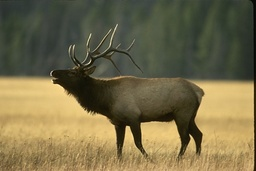
#> input picture images/elk.jpg, 256 x 171 px, shrunk from 481 x 321 before the run
$ jupyter execute canny-detection.ipynb
#> lines starting #> are read from the running program, lines starting #| are printed output that depends on the picture
# Implementation details
This implementation will follow the standard Canny edge detection algorithm:
1. Smooth the image
2. Compute gradients, magnitude, and orientation of the gradient
3. Perform non-maximum suppression
4. Apply hysteresis thresholding

# Ingest image
Read a grascale image and store it in a matrix $I$

[cell 1]
import cv2
import numpy as np
import matplotlib.pyplot as plt

# Load image as a 2D grayscale, store floats
img_path = 'images/elk.jpg'
I = cv2.imread(img_path, cv2.IMREAD_GRAYSCALE)
#> I: shape (171, 256); min 5, max 234, mean 106.6
I = I.astype(np.float64)

# Output basic info
print(I.dtype)
#| float64
print(I)
#> (printed output is left out)

# Display with matplotlib
plt.imshow(I, cmap='gray', vmin=0, vmax=255)
plt.axis('off')
plt.show()

# Construct the Gaussian derivative

Pre-differentiating the Gaussian offers significant speed improvements.

These calculations provide a single filter kernel that can be convolved with the image.

## Why pre-differentiate?

Smoothing with a Gaussian $G$ and then differentiating is the same as convolving once with the derivative of the Gaussian:

$$
\frac{\partial}{\partial x}\,(G * I) \;=\; \left(\frac{\partial G}{\partial x}\right) * I
$$

So instead of two passes (blur, then differentiate), we build one kernel $\frac{\partial G}{\partial x}$ ahead of time and apply it once.

## Step 1: Sample positions

The Gaussian never reaches zero, so we truncate at $3\sigma$:

$$
r = \lceil 3\sigma \rceil, \qquad x \in \{-r, -r+1, \dots, 0, \dots, r-1, r\}
$$

The kernel has $2r + 1$ elements (7 when $\sigma = 1$).

## Step 2: Gaussian kernel

$$
G_{\text{raw}}(x) = \exp\!\left(-\frac{x^2}{2\sigma^2}\right)
$$

We normalize numerically so the weights sum to 1 (a true weighted average, so brightness is preserved):

$$
G(x) = \frac{G_{\text{raw}}(x)}{\sum_{k=-r}^{r} G_{\text{raw}}(k)}, \qquad \sum_{x} G(x) = 1
$$

## Step 3: Derivative kernel

Differentiating the Gaussian with the chain rule:

$$
\frac{d}{dx}\exp\!\left(-\frac{x^2}{2\sigma^2}\right)
= -\frac{x}{\sigma^2}\exp\!\left(-\frac{x^2}{2\sigma^2}\right)
$$

so, reusing the normalized $G$:

$$
\frac{dG}{dx}(x) = -\frac{x}{\sigma^2}\,G(x)
$$

## Step 4: Applying along each axis

The same 1D coefficients are used for both directions. The 2D Gaussian is separable, $G(x,y) = G(x)\,G(y)$, so:

$$
I_x = I * \left(\frac{dG}{dx}\ \text{along } x,\ \ G\ \text{along } y\right), \qquad
I_y = I * \left(G\ \text{along } x,\ \ \frac{dG}{dy}\ \text{along } y\right)
$$

Two 1D passes cost $O(N)$ per pixel instead of $O(N^2)$ for a full 2D kernel.

[cell 2]
sigma = 1.0
kernel_radius = int(np.ceil(3 * sigma))
# Generate numpy array within the kernel radius
x = np.arange(-kernel_radius, kernel_radius+1, dtype=np.float64)

# Normalize Gaussian kernel
G = np.exp(-x**2 / (2 * sigma**2))
G /= G.sum()

# Use the differentiated Gaussian
# G(x,y) = G(x)G(y), so the same 1D arrays serve both axes:
#   Ix: dG along x, G along y
#   Iy: dG along y, G along x
dG = -(x / sigma**2) * G


def convolve(image, kernel, axis):
    """
    Convolve a 2D image with a 1D kernel along a specified axis
      axis = 0 -> vertical   (neighbors above/below, same column)
      axis = 1 -> horizontal (neighbors left/right, same row)
    """
#> called with kernel = array of shape (7,), axis = 0
    height, width = image.shape
#> height = 171; width = 256
    kernel_length = len(kernel)
    kernel_radius = kernel_length // 2

    # Pad the borders
    # Pixels near the edge need neighbors that don't exist
    if axis == 0:
        padding = [(kernel_radius, kernel_radius), (0, 0)]
    else:
        padding = [(0, 0), (kernel_radius, kernel_radius)]

    padded = np.pad(image, padding, mode="reflect")

    # Flip the kernel to perform convolution
    flipped_kernel = kernel[ : : -1]

    result = np.zeros((height, width), dtype=np.float64)

    for k in range(kernel_length):
        weight = flipped_kernel[k]

        if axis == 0:
            shifted_image = padded[k : k + height, :]
        else:
            shifted_image = padded[:, k : k + width]

        # For each pixel, store weight * neighbor at this offset
        result += weight * shifted_image

    return result


# Vertical smoothing
Ix = convolve(I, G, axis=0)
# Horizontal smoothing
Iy = convolve(I, G, axis=1)
# Horizontal derivative
Ix_prime = convolve(Ix, dG, axis=1)
#> call 3 of convolve, with kernel = array of shape (7,), axis = 1
#> after the loop in convolve (call 3), `for k in range(kernel_length):`:
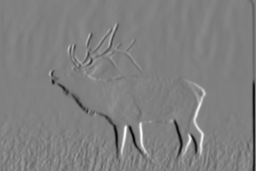
#> result: shape (171, 256) float64; min -67.29, max 66.46, mean -0.3; drawn with min black and max white
# Vertical derivative
Iy_prime = convolve(Iy, dG, axis=0)
#> call 4 of convolve, with kernel = array of shape (7,), axis = 0
#> in convolve (call 4), `padded = np.pad(image, padding, mode="reflect")`:
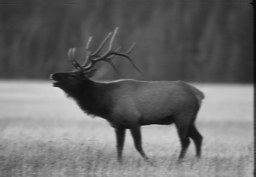
#> padded: shape (177, 256) float64; min 10.87, max 220.7, mean 106.6
#> the loop in convolve (call 4), `for k in range(kernel_length):` made 7 passes
#> pass 1, in convolve (call 4), `shifted_image = padded[k : k + height, :]`:
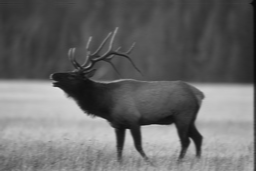
#> shifted_image: shape (171, 256) float64; min 10.87, max 220.7, mean 105.1
#> pass 1, in convolve (call 4), `result += weight * shifted_image`:
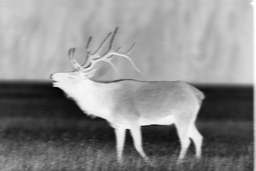
#> result: shape (171, 256) float64; min -2.94, max -0.145, mean -1.4; drawn with min black and max white
#> after the loop in convolve (call 4), `for k in range(kernel_length):`:
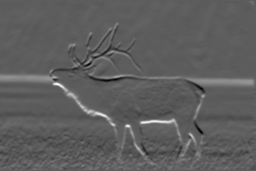
#> result: shape (171, 256) float64; min -38.57, max 66.96, mean 0.5; drawn with min black and max white


# Plotting
fig, axes = plt.subplots(1, 3, figsize=(15, 5))

axes[0].imshow(I, cmap="gray", vmin=0, vmax=255)
axes[0].set_title("Original")
limit = max(np.abs(Ix_prime).max(), np.abs(Iy_prime).max())
#> limit = 67.29
axes[1].imshow(Ix_prime, cmap="gray", vmin=-limit, vmax=limit)
axes[1].set_title("Horizontal gradient")
axes[2].imshow(Iy_prime, cmap="gray", vmin=-limit, vmax=limit)
axes[2].set_title("Vertical gradient")

for ax in axes:
    ax.axis("off")

plt.tight_layout()
plt.show()

# Gradient magnitude

From the steps above, the gradient magnitude and direction used by Canny are then:
$$
|\nabla I| = \sqrt{I_x^2 + I_y^2}, \qquad \theta = \operatorname{atan2}(I_y,\, I_x)
$$

[cell 3]
# Gradient magnitude
M = np.hypot(Ix_prime, Iy_prime)

# Orientation
theta = np.arctan2(Iy_prime, Ix_prime)
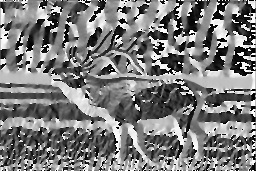
#> theta: shape (171, 256) float64; min -3.14, max 3.14, mean -0.0789; drawn with min black and max white

plt.imshow(M, cmap='gray', vmin=0)
plt.title('Gradient magnitude')
plt.axis('off')
plt.show()

# Non-maximum suppression
The goal here is to remove false-positive edge locations from the image. The technique essentially makes edge boundaries thinner.

Some key pointers:
- The gradient is perpendicular to the edge.
- Compare magnitudes on either side in that direction.
- Suppres the center unless it is a strict maximum.
- Interpolation handles position between pixels.

I used interpolation here for more accurate gradient direction handling. I could have otherwise rounded to a couple directions.

[cell 4]
def bilinear(image, y, x):
    """
    Approximates the value at a certain point in a grid
    Samples 4 coordinates with known values
    Takes a weighted average of the 4 surrounding points
    """
    height, width = image.shape

    # Known points: (x0, y0), (x0, y1), (x1, y0), (x1, y1)
    x0 = np.floor(x).astype(np.intp)
    y0 = np.floor(y).astype(np.intp)
    x1 = min(x0 + 1, width -1)
    y1 = min(y0 + 1, height - 1)

    right_weight = x - x0
    bottom_weight = y - y0
    left_weight = 1 - right_weight
    top_weight = 1 - bottom_weight

    return (
        top_weight * left_weight * image[y0, x0]
        + top_weight * right_weight * image[y0, x1]
        + bottom_weight * left_weight * image[y1, x0]
        + bottom_weight * right_weight * image[y1, x1]
    )

def non_maximum_suppression(M, theta):
    """
    Keep strict local maxima along the gradient
    Leave borders zero
    """

    height, width = M.shape
#> height = 171; width = 256

    # Initialized with all pixels suppressed
    suppressed = np.zeros_like(M)

    # Skip borders to compare within the image
    for y in range(1, height - 1):
        for x in range(1, width - 1):
            # Convert angle into horizontal and vertical direction offsets
            dx = np.cos(theta[y, x])
            dy = np.sin(theta[y, x])

            # Extend the direction until its largest component is a single pixel
            scale = max(abs(dx), abs(dy))
            dx /= scale
            dy /= scale

            # Estimate magnitudes on both sides along the gradient direction
            # Bilinear interpolation handles points between point centers
            forward = bilinear(M, y + dy, x + dx)
            backward = bilinear(M, y - dy, x - dx)

            # Keep the center only if it is stronger than both comparisons
            if M[y, x] >= forward and M[y, x] > backward:
                suppressed[y, x] = M[y, x]
#> this loop made 169 passes
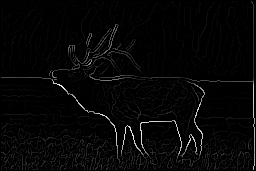
#> suppressed: shape (171, 256) float64; min 0, max 72.6, mean 1.8; drawn with min black and max white

    return suppressed


N = non_maximum_suppression(M, theta)

# Hysteresis thresholding
Start from every strong pixel.

Follow chains of neighboring pixels that meet the low threshold.

Weak pixels disconnected from strong pixels are discarded.

[cell 5]
def hysteresis(N, low, high):
    """
    Keep 8-connected candidate regions containing a strong pixel
    N is magnitude image after non-maximum suppression
    low and high define the threshold to consider a pixel an edge pixel
    """
#> called with low = 7.26, high = 14.52
    if 0 < low < high:
        # Select possible edge pixels, at or above lower bound
        candidates = (N >= low).astype(np.uint8)
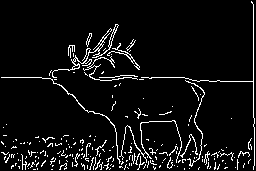
#> candidates: shape (171, 256); values 0 (black) and 1 (white), 6.2% white in thin lines or dots

        # Assign each connected region a label, label 0 is reserved for background
        count, labels = cv2.connectedComponents(candidates, connectivity=8)
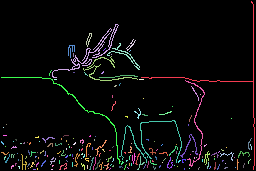
#> labels: shape (171, 256) int32; 213 distinct labels, from 0 to 212; one colour per label, 0 black

        # Identify regions containing at least one strong pixel
        strong_labels = np.unique(labels[N >= high])

        # Create a lookup table of accepted groups
        keep = np.zeros(count, dtype=bool)
        keep[strong_labels] = True

        # Map retained region labels back to a binary edge image
        return keep[labels]
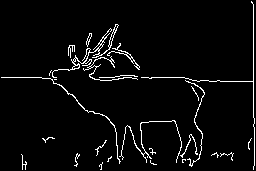
#> returned value: shape (171, 256) bool; 4% white in thin lines or dots

    else:
        raise ValueError("Requires 0 < low < high")

# Check that magnitudes remain after non-max suppression
if N.max() > 0:
    # Set high threshold to 20% of the max magnitude
    high = 0.20 * N.max()
    # Set low threshold to 10% of the maximum magnitude
    low = 0.50 * high
    edges = hysteresis(N, low, high)
# Return an empty edge map when all responses are zero
else:
    edges = np.zeros_like(N, dtype=bool)

# Display progression

[cell 6]
fig, axes = plt.subplots(1, 3, figsize=(15, 5))

for ax, image, title in zip(
    axes,
    [M, N, edges],
    ["Gradient magnitude", "Non-maximum suppression", "Final Canny edges"],
):
    ax.imshow(image, cmap="gray", vmin=0,
              vmax=1 if image.dtype == bool else M.max())
    ax.set_title(title)
    ax.axis("off")
#> this loop made 3 passes
#> title on passes 1 to 3: 'Gradient magnitude', 'Non-maximum suppression', 'Final Canny edges'

plt.tight_layout()
plt.show()

$ run again, with images/flowers.jpg copied over images/elk.jpg
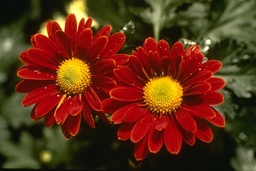
#> input picture images/flowers.jpg, 256 x 171 px, shrunk from 481 x 321 before the run
#| float64
#> (printed output is left out)
#> padded: shape (171, 262) float64
#> padded: shape (177, 256) float64
#> after the loop in convolve (call 4), `for k in range(kernel_length):`:
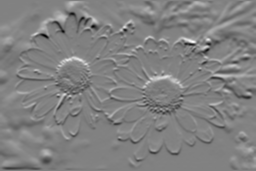
#> result: shape (171, 256) float64; min -57.72, max 55.79, mean -0.2; drawn with min black and max white
#> limit = 65
#> the loop in non_maximum_suppression, `for y in range(1, height - 1):` made 169 passes
#> candidates: shape (171, 256); values 0 (black) and 1 (white), 12.7% white in thin lines or dots
#> labels: shape (171, 256) int32; 332 distinct labels, from 0 to 331
#> in hysteresis, `return keep[labels]`:
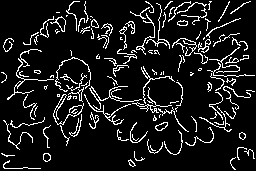
#> returned value: shape (171, 256) bool; 10.4% white in thin lines or dots
#> the loop `for ax, image, title in zip( axes, [M, N, edges], ["Gradient magnitude..` made 3 passes
#> title on passes 1 to 3: 'Gradient magnitude', 'Non-maximum suppression', 'Final Canny edges'

$ run again, with images/umbrellas.jpg copied over images/elk.jpg
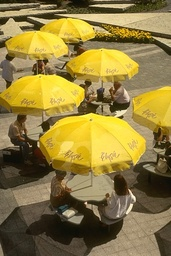
#> input picture images/umbrellas.jpg, 171 x 256 px, shrunk from 321 x 481 before the run
#| float64
#> (printed output is left out)
#> padded: shape (256, 177) float64
#> padded: shape (262, 171) float64
#> limit = 65.59
#> the loop in non_maximum_suppression, `for y in range(1, height - 1):` made 254 passes
#> candidates: shape (256, 171); values 0 (black) and 1 (white), 15% white in thin lines or dots
#> labels: shape (256, 171) int32; 292 distinct labels, from 0 to 291
#> in hysteresis, `return keep[labels]`:
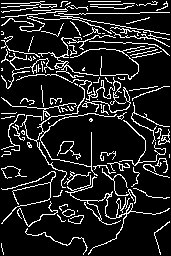
#> returned value: shape (256, 171) bool; 13.3% white in thin lines or dots
#> the loop `for ax, image, title in zip( axes, [M, N, edges], ["Gradient magnitude..` made 3 passes
#> title on passes 1 to 3: 'Gradient magnitude', 'Non-maximum suppression', 'Final Canny edges'
